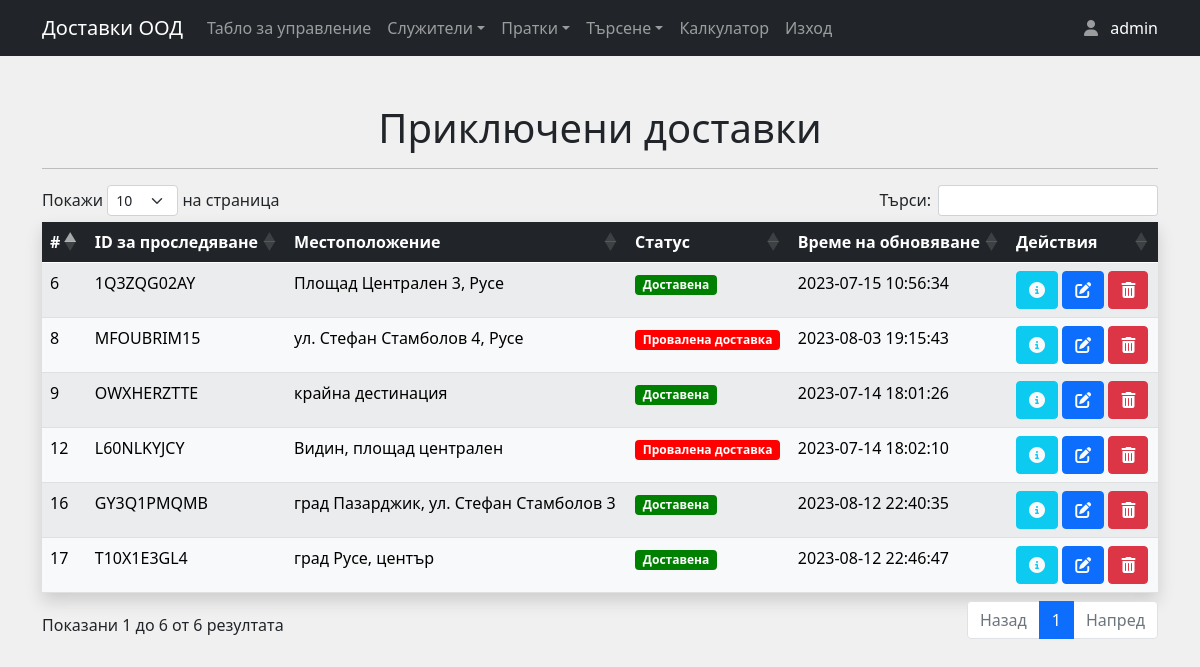
/inactive_shipments.php (signed in), run on the app's committed database.
### tables this page shows
CREATE TABLE `shipment_history` (
  `shipment_id` int(11) NOT NULL,
  `tracking_id` varchar(255) NOT NULL,
  `location` varchar(255) NOT NULL,
  `status` varchar(100) NOT NULL,
  `update_time` datetime NOT NULL DEFAULT current_timestamp(),
  `history_table_id` int(11) NOT NULL
);

### inactive_shipments.php (the view, shortened to what this page needs)
<?php
include_once 'header.php';
include_once 'includes/dbh.inc.php';
?>
<div class="container my-5">
<h1 class="text-center my-3">Приключени доставки</h1>
<hr>
  <table id="example" class="table shadow table-striped">
    <thead class="table-dark">
      <tr>
        <th scope="col">#</th>
        <th scope="col">ID за проследяване</th>
        <th scope="col">Местоположение</th>
        <th scope="col">Статус</th>
        <th scope="col">Време на обновяване</th>
        <th scope="col">Действия</th>
      </tr>
    </thead>
    <tbody class="table-light">
      <?php
 $sql = "SELECT sh.*
      FROM shipment_history sh
      JOIN (
          SELECT shipment_id, MAX(update_time) AS max_update_time
          FROM shipment_history
          GROUP BY shipment_id
      ) sh_max ON sh.shipment_id = sh_max.shipment_id AND sh.update_time = sh_max.max_update_time
      WHERE sh.status = 'Доставена'
      OR sh.status = 'Провалена доставка'
      ;";
      $result = mysqli_query($conn, $sql);
      if ($result) {
        while ($row = mysqli_fetch_assoc($result)) {
          $shipment_id = $row['shipment_id'];
          $tracking_id = $row['tracking_id'];
          $location = $row['location'];
          $status = $row['status'];
          $update_time = $row['update_time'];
          list($badgeColor, $textColor) = getStatusBadgeColor($status);
          echo '<tr>
                  <td>' . $shipment_id . '</td>
                  <td>' . $tracking_id . '</td>
                  <td>' . $location . '</td>
<td><h5 class="badge" style="background-color:' . $badgeColor . '; color:' . $textColor . ';">' . $status . '</h5>
                  </td>                  <td>' . $update_time . '</td>
                  <td>
                  <a href="info_shipment.php?infoid=' . $shipment_id . '" class="btn btn-info text-light" style="text-decoration: none"><i class="fa fa-info-circle"></i></a>
                  <a href="update_shipment.php?updateid=' . $shipment_id . '" class="btn btn-primary text-light" style="text-decoration: none"><i class="fas fa-edit"></i></a>
                  <button type="button" class="btn btn-danger delete-button" data-id="' . $shipment_id . '"><i class="fas fa-trash-alt"></i></button>
                </td>
                </tr>';
        }
      }
      ?>
    </tbody>
  </table>
</div>

### header.php (shortened to what this page needs)
<?php
function getStatusBadgeColor($status) {
    switch ($status) {
        case "Доставена":
            $color = "green";
            break;
        case "Провалена доставка":
            $color = "red";
            break;
    }
    return array($color, $textColor);
}
?>
<!DOCTYPE html>
<html lang="bg">
<head>
  <link rel="stylesheet" href="https://cdnjs.cloudflare.com/ajax/libs/font-awesome/6.4.0/css/all.min.css" />
  <link href="https://cdn.jsdelivr.net/npm/bootstrap@5.0.2/dist/css/bootstrap.min.css" rel="stylesheet">
  <link rel="stylesheet" href="https://cdn.datatables.net/1.13.5/css/dataTables.bootstrap5.min.css">
  <link rel="stylesheet" href="//cdn.jsdelivr.net/npm/sweetalert2@11/dist/sweetalert2.min.css">
</head>
<body style="background-color: #f0f0f0" class="pb-5">
  <nav class="navbar navbar-expand navbar-dark bg-dark">
    <div class="container">
      <?php if (isset($_SESSION["useruid"])) : ?>
        <a class="navbar-brand" href="index.php">Доставки ООД</a>
        <div class="collapse navbar-collapse" id="navbarNavDarkDropdown">
          <ul class="navbar-nav">
            <li class="nav-item">
              <a class="nav-link" href="Dashboard.php">Табло за управление</a>
            </li>
            <li class="nav-item dropdown">
              <a class="nav-link dropdown-toggle" href="#" id="navbarDarkDropdownMenuLink1" role="button" data-bs-toggle="dropdown" aria-expanded="false">Служители</a>
            </li>
            <li class="nav-item dropdown">
              <a class="nav-link dropdown-toggle" href="#" id="navbarDarkDropdownMenuLink2" role="button" data-bs-toggle="dropdown" aria-expanded="false">Пратки</a>
            </li>
            <li class="nav-item dropdown">
              <a class="nav-link dropdown-toggle" href="#" id="navbarDarkDropdownMenuLink3" role="button" data-bs-toggle="dropdown" aria-expanded="false">Търсене</a>
            </li>
            <li class="nav-item">
              <a class="nav-link" href="calculator.php">Калкулатор</a>
            </li>
            <li class="nav-item">
              <a class="nav-link" href="includes/logout.inc.php">Изход</a>
            </li>
          </ul>
        </div>
        <div class="navbar-text">
          <i class="fa-solid fa-user mx-2">
            <a href="profile.php" class="text-decoration-none"></i>
                <?= $_SESSION["useruid"] ?>
        </div>
      <?php endif; ?>
    </div>
  </nav>

### data on the page
shipment_history: shipment "9", tracking "OWXHERZTTE", location "крайна дестинация", status "Доставена", update_time "2023-07-14 18:01:26"
shipment_history: shipment "12", tracking "L60NLKYJCY", location "Видин, площад централен", status "Провалена доставка", update_time "2023-07-14 18:02:10"
shipment_history: shipment "6", tracking "1Q3ZQG02AY", location "Площад Централен 3, Русе", status "Доставена", update_time "2023-07-15 10:56:34"
shipment_history: shipment "8", tracking "MFOUBRIM15", location "ул. Стефан Стамболов 4, Русе", status "Провалена доставка", update_time "2023-08-03 19:15:43"
shipment_history: shipment "16", tracking "GY3Q1PMQMB", location "град Пазарджик, ул. Стефан Стамболов 3", status "Доставена", update_time "2023-08-12 22:40:35"
shipment_history: shipment "17", tracking "T10X1E3GL4", location "град Русе, център", status "Доставена", update_time "2023-08-12 22:46:47"

### other printed values
$_SESSION["useruid"] "admin"
